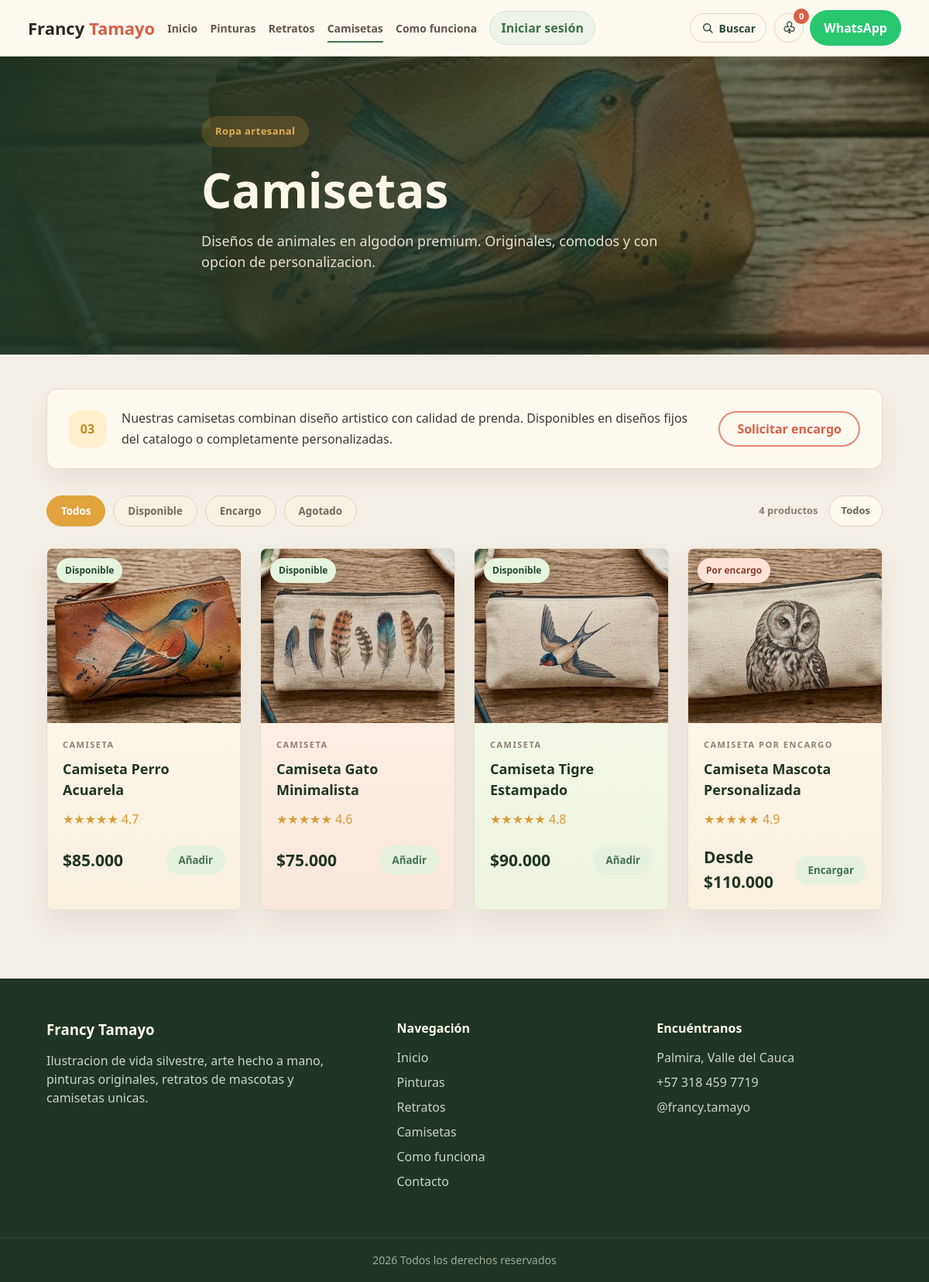
The app's page /camisetas.php with its own data.
### tables this page shows
CREATE TABLE IF NOT EXISTS productos (
  id INT AUTO_INCREMENT PRIMARY KEY,
  nombre VARCHAR(120) NOT NULL,
  categoria ENUM('pinturas','retratos','camisetas') NOT NULL,
  tipo VARCHAR(80) NOT NULL,
  descripcion TEXT NULL,
  precio DECIMAL(10,2) NOT NULL DEFAULT 0,
  imagen VARCHAR(255) NOT NULL,
  estado ENUM('disponible','encargo','agotado') NOT NULL DEFAULT 'disponible',
  rating DECIMAL(2,1) NOT NULL DEFAULT 4.8,
  destacado TINYINT(1) NOT NULL DEFAULT 0,
  activo TINYINT(1) NOT NULL DEFAULT 1,
  orden INT NOT NULL DEFAULT 0,
  fecha_creacion TIMESTAMP DEFAULT CURRENT_TIMESTAMP,
  UNIQUE KEY uq_producto_nombre (nombre)
);

### include/productos.php (the view, shortened to what this page needs)
<?php
function obtenerProductos(?string $categoria = null, bool $soloActivos = true, ?string $estado = null): array
{
    try {
        $db = conectarDB();
        $condiciones = [];
        $tipos = '';
        $valores = [];
        if ($soloActivos) {
            $condiciones[] = 'activo = 1';
        }
        if ($categoria !== null) {
            $condiciones[] = 'categoria = ?';
            $tipos .= 's';
            $valores[] = $categoria;
        }
        $sql = 'SELECT * FROM productos';
        if ($condiciones) {
            $sql .= ' WHERE ' . implode(' AND ', $condiciones);
        }
        $sql .= ' ORDER BY orden ASC, id ASC';
        $stmt = $db->prepare($sql);
        if ($valores) {
            $stmt->bind_param($tipos, ...$valores);
        }
        $stmt->execute();
        return $stmt->get_result()->fetch_all(MYSQLI_ASSOC);
    } catch (Throwable $error) {
        return productosBase($categoria, $soloActivos, $estado);
    }
}
function formatearPrecioProducto(array $producto): string
{
    $precio = '$' . number_format((float) $producto['precio'], 0, ',', '.');
    return $producto['estado'] === 'encargo' ? 'Desde ' . $precio : $precio;
}
function etiquetaEstadoProducto(array $producto): string
{
    return match ($producto['estado']) {
        'encargo' => 'Por encargo',
        'agotado' => 'Agotado',
        default => 'Disponible',
    };
}
function claseEstadoProducto(array $producto): string
{
    return match ($producto['estado']) {
        'disponible' => 'available',
        default => 'custom',
    };
}
function renderizarTarjetaProducto(array $producto, bool $enlaceCategoria = false): void
{
    $nombre = htmlspecialchars($producto['nombre']);
    $tipo = htmlspecialchars($producto['tipo']);
    $imagen = htmlspecialchars($producto['imagen']);
    $estado = htmlspecialchars(etiquetaEstadoProducto($producto));
    $claseEstado = htmlspecialchars(claseEstadoProducto($producto));
    $rating = number_format((float) $producto['rating'], 1);
    $precio = formatearPrecioProducto($producto);
    $deshabilitado = $producto['estado'] === 'agotado' ? ' disabled' : '';
    $textoBoton = $producto['estado'] === 'agotado' ? 'Agotado' : ($producto['estado'] === 'encargo' ? 'Encargar' : 'Añadir');
    $urlCategoria = BASE_URL . $producto['categoria'] . '.php';
    ?>
    <article class="product-card">
        <div class="product-image">
            <span class="badge <?= $claseEstado ?>"><?= $estado ?></span>
            <img src="<?= BASE_URL . $imagen ?>" alt="<?= $nombre ?>">
        </div>
        <div class="product-body">
            <span><?= $tipo ?></span>
            <h3><?= $nombre ?></h3>
            <p class="rating">★★★★★ <?= $rating ?></p>
            <div class="product-footer">
                <strong><?= $precio ?></strong>
                <?php if ($enlaceCategoria): ?>
                    <a href="<?= $urlCategoria ?>">Ver mas</a>
                <?php else: ?>
                    <button class="add-to-cart" data-product="<?= $nombre ?>" data-category="<?= $tipo ?>" data-price="<?= (float) $producto['precio'] ?>" data-image="<?= $imagen ?>"<?= $deshabilitado ?>><?= $textoBoton ?></button>
                <?php endif; ?>
            </div>
        </div>
    </article>
    <?php
}

### camisetas.php (shortened to what this page needs)
<?php
require 'include/productos.php';
$estadoFiltro = $_GET['estado'] ?? '';
$estadosValidos = ['disponible', 'encargo', 'agotado'];
if (!in_array($estadoFiltro, $estadosValidos, true)) $estadoFiltro = '';
$productos = obtenerProductos('camisetas', true, $estadoFiltro ?: null);
?>
<main class="category-page category-shirts">
    <section class="category-hero">
        <div class="container category-hero-content">
            <span class="category-pill accent-gold">Ropa artesanal</span>
            <h1>Camisetas</h1>
            <p>Diseños de animales en algodon premium. Originales, comodos y con opcion de personalizacion.</p>
        </div>
    </section>
    <section class="category-store">
        <div class="container">
            <div class="category-note note-action">
                <span class="note-icon accent-gold">03</span>
                <p>Nuestras camisetas combinan diseño artistico con calidad de prenda. Disponibles en diseños fijos del catalogo o completamente personalizadas.</p>
                <a href="<?php echo BASE_URL; ?>contacto.php" class="outline-action">Solicitar encargo</a>
            </div>
            <div class="store-toolbar">
                <form class="filter-list gold-filters" method="GET" aria-label="Filtrar camisetas por disponibilidad">
                    <button class="filter <?= $estadoFiltro === '' ? 'active' : '' ?>" type="submit" name="estado" value="">Todos</button>
                    <button class="filter <?= $estadoFiltro === 'disponible' ? 'active' : '' ?>" type="submit" name="estado" value="disponible">Disponible</button>
                    <button class="filter <?= $estadoFiltro === 'encargo' ? 'active' : '' ?>" type="submit" name="estado" value="encargo">Encargo</button>
                    <button class="filter <?= $estadoFiltro === 'agotado' ? 'active' : '' ?>" type="submit" name="estado" value="agotado">Agotado</button>
                </form>
                <div class="store-count">
                    <span><?= count($productos) ?> productos</span>
                    <strong><?= $estadoFiltro ? ucfirst($estadoFiltro) : 'Todos' ?></strong>
                </div>
            </div>
            <div class="product-grid category-products">
                <?php foreach ($productos as $producto): ?>
                    <?php renderizarTarjetaProducto($producto); ?>
                <?php endforeach; ?>
            </div>
        </div>
    </section>
</main>
<?php include 'include/templates/footer.php'; ?>

### assets/css/base/global.css (style rules this page uses)
html, body { background-color:#050505; background-image: linear-gradient(rgba(255,255,255,.035) 1px, transparent 1px), linear-gradient(90deg, rgba(255,255,255,.035) 1px, transparent 1px), url('../../imagenes/137042075-grid-square-graph-line-full-page-on-black-paper-background-paper-grid-square-graph-line-texture-of.jpg'); background-size:32px 32px; background-attachment:fixed; }
body { color:#fff; line-height:1.5; }
body::before { content:""; position:fixed; inset:0; pointer-events:none; background:radial-gradient(circle at top, rgba(0,208,132,.05), transparent 35%); z-index:-1; }
a { color:inherit; text-decoration:none; transition:.35s; }
img { width:100%; display:block; transition:.5s; }
section { padding:110px 0; }
.container { width:90%; max-width:1200px; margin:auto; }

### assets/css/paginas/semana6.css (style rules this page uses)
.search-card .product-footer button,.add-to-cart { border:0;background:#e6f0df;color:#447451;padding:10px 16px;border-radius:999px;font-weight:900;cursor:pointer }

### records on screen
productos: estado "Disponible", imagen (picture), tipo "CAMISETA", nombre "Camiseta Perro Acuarela", rating "4.7", precio "$85.000", estado "Añadir"
productos: estado "Disponible", imagen (picture), tipo "CAMISETA", nombre "Camiseta Gato Minimalista", rating "4.6", precio "$75.000", estado "Añadir"
productos: estado "Disponible", imagen (picture), tipo "CAMISETA", nombre "Camiseta Tigre Estampado", rating "4.8", precio "$90.000", estado "Añadir"
productos: estado "Por encargo", imagen (picture), tipo "CAMISETA POR ENCARGO", nombre "Camiseta Mascota Personalizada", rating "4.9", precio "Desde $110.000", estado "Encargar"

### other values on screen
count($productos) "4"
date ('Y') "2026"
